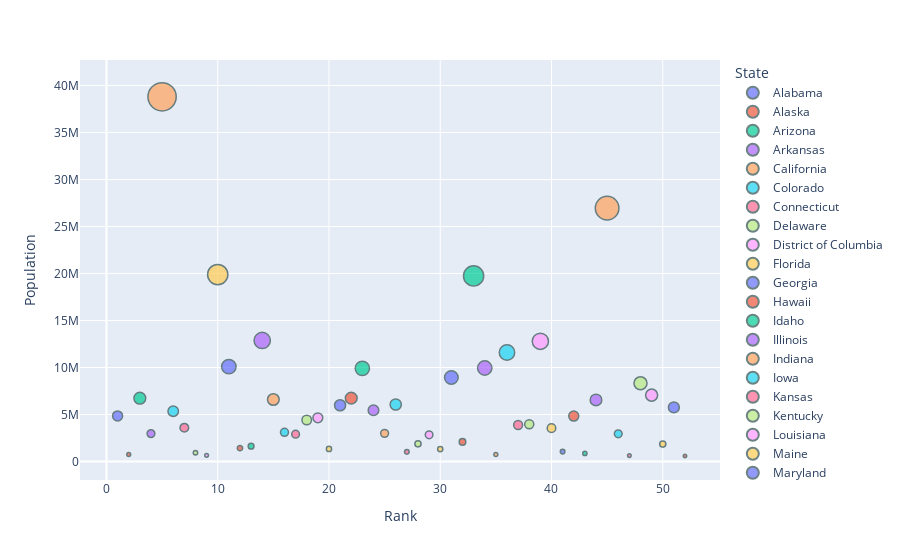

The notebook cell saved with this chart:
### Code cell
import pandas as pd
import plotly.express as px
import numpy as np
import plotly.graph_objects as go

df = pd.read_csv("https://raw.githubusercontent.com/plotly/datasets/master/2014_usa_states.csv")

fig = px.scatter(df, x='Rank', y = 'Population', color= 'State', hover_name= 'Postal', size= 'Population')
fig.update_traces(marker=dict(
                              line=dict(width=1.5,
                                        color='DarkSlateGrey')),
                  selector=dict(mode='markers'))

### Figure 1 — Plotly figure (JSON) as saved in the notebook; plotly's stock layout.template omitted (floating-point values rounded to 4 significant figures)
{"data": [{"hovertemplate": "<b>%{hovertext}</b><br><br>State=Alabama<br>Rank=%{x}<br>Population=%{marker.size}<extra></extra>", "hovertext": ["AL"], "legendgroup": "Alabama", "marker": {"color": "#636efa", "line": {"color": "DarkSlateGrey", "width": 1.5}, "size": [4849377], "sizemode": "area", "sizeref": 97010.0, "symbol": "circle"}, "mode": "markers", "name": "Alabama", "orientation": "v", "showlegend": true, "type": "scatter", "x": [1], "xaxis": "x", "y": [4849377], "yaxis": "y"}, {"hovertemplate": "<b>%{hovertext}</b><br><br>State=Alaska<br>Rank=%{x}<br>Population=%{marker.size}<extra></extra>", "hovertext": ["AK"], "legendgroup": "Alaska", "marker": {"color": "#EF553B", "line": {"color": "DarkSlateGrey", "width": 1.5}, "size": [736732], "sizemode": "area", "sizeref": 97010.0, "symbol": "circle"}, "mode": "markers", "name": "Alaska", "orientation": "v", "showlegend": true, "type": "scatter", "x": [2], "xaxis": "x", "y": [736732], "yaxis": "y"}, {"hovertemplate": "<b>%{hovertext}</b><br><br>State=Arizona<br>Rank=%{x}<br>Population=%{marker.size}<extra></extra>", "hovertext": ["AZ"], "legendgroup": "Arizona", "marker": {"color": "#00cc96", "line": {"color": "DarkSlateGrey", "width": 1.5}, "size": [6731484], "sizemode": "area", "sizeref": 97010.0, "symbol": "circle"}, "mode": "markers", "name": "Arizona", "orientation": "v", "showlegend": true, "type": "scatter", "x": [3], "xaxis": "x", "y": [6731484], "yaxis": "y"}, {"hovertemplate": "<b>%{hovertext}</b><br><br>State=Arkansas<br>Rank=%{x}<br>Population=%{marker.size}<extra></extra>", "hovertext": ["AR"], "legendgroup": "Arkansas", "marker": {"color": "#ab63fa", "line": {"color": "DarkSlateGrey", "width": 1.5}, "size": [2966369], "sizemode": "area", "sizeref": 97010.0, "symbol": "circle"}, "mode": "markers", "name": "Arkansas", "orientation": "v", "showlegend": true, "type": "scatter", "x": [4], "xaxis": "x", "y": [2966369], "yaxis": "y"}, {"hovertemplate": "<b>%{hovertext}</b><br><br>State=California<br>Rank=%{x}<br>Population=%{marker.size}<extra></extra>", "hovertext": ["CA"], "legendgroup": "California", "marker": {"color": "#FFA15A", "line": {"color": "DarkSlateGrey", "width": 1.5}, "size": [38802500], "sizemode": "area", "sizeref": 97010.0, "symbol": "circle"}, "mode": "markers", "name": "California", "orientation": "v", "showlegend": true, "type": "scatter", "x": [5], "xaxis": "x", "y": [38802500], "yaxis": "y"}, {"hovertemplate": "<b>%{hovertext}</b><br><br>State=Colorado<br>Rank=%{x}<br>Population=%{marker.size}<extra></extra>", "hovertext": ["CO"], "legendgroup": "Colorado", "marker": {"color": "#19d3f3", "line": {"color": "DarkSlateGrey", "width": 1.5}, "size": [5355866], "sizemode": "area", "sizeref": 97010.0, "symbol": "circle"}, "mode": "markers", "name": "Colorado", "orientation": "v", "showlegend": true, "type": "scatter", "x": [6], "xaxis": "x", "y": [5355866], "yaxis": "y"}, {"hovertemplate": "<b>%{hovertext}</b><br><br>State=Connecticut<br>Rank=%{x}<br>Population=%{marker.size}<extra></extra>", "hovertext": ["CT"], "legendgroup": "Connecticut", "marker": {"color": "#FF6692", "line": {"color": "DarkSlateGrey", "width": 1.5}, "size": [3596677], "sizemode": "area", "sizeref": 97010.0, "symbol": "circle"}, "mode": "markers", "name": "Connecticut", "orientation": "v", "showlegend": true, "type": "scatter", "x": [7], "xaxis": "x", "y": [3596677], "yaxis": "y"}, {"hovertemplate": "<b>%{hovertext}</b><br><br>State=Delaware<br>Rank=%{x}<br>Population=%{marker.size}<extra></extra>", "hovertext": ["DE"], "legendgroup": "Delaware", "marker": {"color": "#B6E880", "line": {"color": "DarkSlateGrey", "width": 1.5}, "size": [935614], "sizemode": "area", "sizeref": 97010.0, "symbol": "circle"}, "mode": "markers", "name": "Delaware", "orientation": "v", "showlegend": true, "type": "scatter", "x": [8], "xaxis": "x", "y": [935614], "yaxis": "y"}, {"hovertemplate": "<b>%{hovertext}</b><br><br>State=District of Columbia<br>Rank=%{x}<br>Population=%{marker.size}<extra></extra>", "hovertext": ["DC"], "legendgroup": "District of Columbia", "marker": {"color": "#FF97FF", "line": {"color": "DarkSlateGrey", "width": 1.5}, "size": [658893], "sizemode": "area", "sizeref": 97010.0, "symbol": "circle"}, "mode": "markers", "name": "District of Columbia", "orientation": "v", "showlegend": true, "type": "scatter", "x": [9], "xaxis": "x", "y": [658893], "yaxis": "y"}, {"hovertemplate": "<b>%{hovertext}</b><br><br>State=Florida<br>Rank=%{x}<br>Population=%{marker.size}<extra></extra>", "hovertext": ["FL"], "legendgroup": "Florida", "marker": {"color": "#FECB52", "line": {"color": "DarkSlateGrey", "width": 1.5}, "size": [19893297], "sizemode": "area", "sizeref": 97010.0, "symbol": "circle"}, "mode": "markers", "name": "Florida", "orientation": "v", "showlegend": true, "type": "scatter", "x": [10], "xaxis": "x", "y": [19893297], "yaxis": "y"}, {"hovertemplate": "<b>%{hovertext}</b><br><br>State=Georgia<br>Rank=%{x}<br>Population=%{marker.size}<extra></extra>", "hovertext": ["GA"], "legendgroup": "Georgia", "marker": {"color": "#636efa", "line": {"color": "DarkSlateGrey", "width": 1.5}, "size": [10097343], "sizemode": "area", "sizeref": 97010.0, "symbol": "circle"}, "mode": "markers", "name": "Georgia", "orientation": "v", "showlegend": true, "type": "scatter", "x": [11], "xaxis": "x", "y": [10097343], "yaxis": "y"}, {"hovertemplate": "<b>%{hovertext}</b><br><br>State=Hawaii<br>Rank=%{x}<br>Population=%{marker.size}<extra></extra>", "hovertext": ["HI"], "legendgroup": "Hawaii", "marker": {"color": "#EF553B", "line": {"color": "DarkSlateGrey", "width": 1.5}, "size": [1419561], "sizemode": "area", "sizeref": 97010.0, "symbol": "circle"}, "mode": "markers", "name": "Hawaii", "orientation": "v", "showlegend": true, "type": "scatter", "x": [12], "xaxis": "x", "y": [1419561], "yaxis": "y"}, {"hovertemplate": "<b>%{hovertext}</b><br><br>State=Idaho<br>Rank=%{x}<br>Population=%{marker.size}<extra></extra>", "hovertext": ["ID"], "legendgroup": "Idaho", "marker": {"color": "#00cc96", "line": {"color": "DarkSlateGrey", "width": 1.5}, "size": [1634464], "sizemode": "area", "sizeref": 97010.0, "symbol": "circle"}, "mode": "markers", "name": "Idaho", "orientation": "v", "showlegend": true, "type": "scatter", "x": [13], "xaxis": "x", "y": [1634464], "yaxis": "y"}, {"hovertemplate": "<b>%{hovertext}</b><br><br>State=Illinois<br>Rank=%{x}<br>Population=%{marker.size}<extra></extra>", "hovertext": ["IL"], "legendgroup": "Illinois", "marker": {"color": "#ab63fa", "line": {"color": "DarkSlateGrey", "width": 1.5}, "size": [12880580], "sizemode": "area", "sizeref": 97010.0, "symbol": "circle"}, "mode": "markers", "name": "Illinois", "orientation": "v", "showlegend": true, "type": "scatter", "x": [14], "xaxis": "x", "y": [12880580], "yaxis": "y"}, {"hovertemplate": "<b>%{hovertext}</b><br><br>State=Indiana<br>Rank=%{x}<br>Population=%{marker.size}<extra></extra>", "hovertext": ["IN"], "legendgroup": "Indiana", "marker": {"color": "#FFA15A", "line": {"color": "DarkSlateGrey", "width": 1.5}, "size": [6596855], "sizemode": "area", "sizeref": 97010.0, "symbol": "circle"}, "mode": "markers", "name": "Indiana", "orientation": "v", "showlegend": true, "type": "scatter", "x": [15], "xaxis": "x", "y": [6596855], "yaxis": "y"}, {"hovertemplate": "<b>%{hovertext}</b><br><br>State=Iowa<br>Rank=%{x}<br>Population=%{marker.size}<extra></extra>", "hovertext": ["IA"], "legendgroup": "Iowa", "marker": {"color": "#19d3f3", "line": {"color": "DarkSlateGrey", "width": 1.5}, "size": [3107126], "sizemode": "area", "sizeref": 97010.0, "symbol": "circle"}, "mode": "markers", "name": "Iowa", "orientation": "v", "showlegend": true, "type": "scatter", "x": [16], "xaxis": "x", "y": [3107126], "yaxis": "y"}, {"hovertemplate": "<b>%{hovertext}</b><br><br>State=Kansas<br>Rank=%{x}<br>Population=%{marker.size}<extra></extra>", "hovertext": ["KS"], "legendgroup": "Kansas", "marker": {"color": "#FF6692", "line": {"color": "DarkSlateGrey", "width": 1.5}, "size": [2904021], "sizemode": "area", "sizeref": 97010.0, "symbol": "circle"}, "mode": "markers", "name": "Kansas", "orientation": "v", "showlegend": true, "type": "scatter", "x": [17], "xaxis": "x", "y": [2904021], "yaxis": "y"}, {"hovertemplate": "<b>%{hovertext}</b><br><br>State=Kentucky<br>Rank=%{x}<br>Population=%{marker.size}<extra></extra>", "hovertext": ["KY"], "legendgroup": "Kentucky", "marker": {"color": "#B6E880", "line": {"color": "DarkSlateGrey", "width": 1.5}, "size": [4413457], "sizemode": "area", "sizeref": 97010.0, "symbol": "circle"}, "mode": "markers", "name": "Kentucky", "orientation": "v", "showlegend": true, "type": "scatter", "x": [18], "xaxis": "x", "y": [4413457], "yaxis": "y"}, {"hovertemplate": "<b>%{hovertext}</b><br><br>State=Louisiana<br>Rank=%{x}<br>Population=%{marker.size}<extra></extra>", "hovertext": ["LA"], "legendgroup": "Louisiana", "marker": {"color": "#FF97FF", "line": {"color": "DarkSlateGrey", "width": 1.5}, "size": [4649676], "sizemode": "area", "sizeref": 97010.0, "symbol": "circle"}, "mode": "markers", "name": "Louisiana", "orientation": "v", "showlegend": true, "type": "scatter", "x": [19], "xaxis": "x", "y": [4649676], "yaxis": "y"}, {"hovertemplate": "<b>%{hovertext}</b><br><br>State=Maine<br>Rank=%{x}<br>Population=%{marker.size}<extra></extra>", "hovertext": ["ME"], "legendgroup": "Maine", "marker": {"color": "#FECB52", "line": {"color": "DarkSlateGrey", "width": 1.5}, "size": [1330089], "sizemode": "area", "sizeref": 97010.0, "symbol": "circle"}, "mode": "markers", "name": "Maine", "orientation": "v", "showlegend": true, "type": "scatter", "x": [20], "xaxis": "x", "y": [1330089], "yaxis": "y"}, {"hovertemplate": "<b>%{hovertext}</b><br><br>State=Maryland<br>Rank=%{x}<br>Population=%{marker.size}<extra></extra>", "hovertext": ["MD"], "legendgroup": "Maryland", "marker": {"color": "#636efa", "line": {"color": "DarkSlateGrey", "width": 1.5}, "size": [5976407], "sizemode": "area", "sizeref": 97010.0, "symbol": "circle"}, "mode": "markers", "name": "Maryland", "orientation": "v", "showlegend": true, "type": "scatter", "x": [21], "xaxis": "x", "y": [5976407], "yaxis": "y"}, {"hovertemplate": "<b>%{hovertext}</b><br><br>State=Massachusetts<br>Rank=%{x}<br>Population=%{marker.size}<extra></extra>", "hovertext": ["MA"], "legendgroup": "Massachusetts", "marker": {"color": "#EF553B", "line": {"color": "DarkSlateGrey", "width": 1.5}, "size": [6745408], "sizemode": "area", "sizeref": 97010.0, "symbol": "circle"}, "mode": "markers", "name": "Massachusetts", "orientation": "v", "showlegend": true, "type": "scatter", "x": [22], "xaxis": "x", "y": [6745408], "yaxis": "y"}, {"hovertemplate": "<b>%{hovertext}</b><br><br>State=Michigan<br>Rank=%{x}<br>Population=%{marker.size}<extra></extra>", "hovertext": ["MI"], "legendgroup": "Michigan", "marker": {"color": "#00cc96", "line": {"color": "DarkSlateGrey", "width": 1.5}, "size": [9909877], "sizemode": "area", "sizeref": 97010.0, "symbol": "circle"}, "mode": "markers", "name": "Michigan", "orientation": "v", "showlegend": true, "type": "scatter", "x": [23], "xaxis": "x", "y": [9909877], "yaxis": "y"}, {"hovertemplate": "<b>%{hovertext}</b><br><br>State=Minnesota<br>Rank=%{x}<br>Population=%{marker.size}<extra></extra>", "hovertext": ["MN"], "legendgroup": "Minnesota", "marker": {"color": "#ab63fa", "line": {"color": "DarkSlateGrey", "width": 1.5}, "size": [5457173], "sizemode": "area", "sizeref": 97010.0, "symbol": "circle"}, "mode": "markers", "name": "Minnesota", "orientation": "v", "showlegend": true, "type": "scatter", "x": [24], "xaxis": "x", "y": [5457173], "yaxis": "y"}, {"hovertemplate": "<b>%{hovertext}</b><br><br>State=Mississippi<br>Rank=%{x}<br>Population=%{marker.size}<extra></extra>", "hovertext": ["MS"], "legendgroup": "Mississippi", "marker": {"color": "#FFA15A", "line": {"color": "DarkSlateGrey", "width": 1.5}, "size": [2994079], "sizemode": "area", "sizeref": 97010.0, "symbol": "circle"}, "mode": "markers", "name": "Mississippi", "orientation": "v", "showlegend": true, "type": "scatter", "x": [25], "xaxis": "x", "y": [2994079], "yaxis": "y"}, {"hovertemplate": "<b>%{hovertext}</b><br><br>State=Missouri<br>Rank=%{x}<br>Population=%{marker.size}<extra></extra>", "hovertext": ["MO"], "legendgroup": "Missouri", "marker": {"color": "#19d3f3", "line": {"color": "DarkSlateGrey", "width": 1.5}, "size": [6063589], "sizemode": "area", "sizeref": 97010.0, "symbol": "circle"}, "mode": "markers", "name": "Missouri", "orientation": "v", "showlegend": true, "type": "scatter", "x": [26], "xaxis": "x", "y": [6063589], "yaxis": "y"}, {"hovertemplate": "<b>%{hovertext}</b><br><br>State=Montana<br>Rank=%{x}<br>Population=%{marker.size}<extra></extra>", "hovertext": ["MT"], "legendgroup": "Montana", "marker": {"color": "#FF6692", "line": {"color": "DarkSlateGrey", "width": 1.5}, "size": [1023579], "sizemode": "area", "sizeref": 97010.0, "symbol": "circle"}, "mode": "markers", "name": "Montana", "orientation": "v", "showlegend": true, "type": "scatter", "x": [27], "xaxis": "x", "y": [1023579], "yaxis": "y"}, {"hovertemplate": "<b>%{hovertext}</b><br><br>State=Nebraska<br>Rank=%{x}<br>Population=%{marker.size}<extra></extra>", "hovertext": ["NE"], "legendgroup": "Nebraska", "marker": {"color": "#B6E880", "line": {"color": "DarkSlateGrey", "width": 1.5}, "size": [1881503], "sizemode": "area", "sizeref": 97010.0, "symbol": "circle"}, "mode": "markers", "name": "Nebraska", "orientation": "v", "showlegend": true, "type": "scatter", "x": [28], "xaxis": "x", "y": [1881503], "yaxis": "y"}, {"hovertemplate": "<b>%{hovertext}</b><br><br>State=Nevada<br>Rank=%{x}<br>Population=%{marker.size}<extra></extra>", "hovertext": ["NV"], "legendgroup": "Nevada", "marker": {"color": "#FF97FF", "line": {"color": "DarkSlateGrey", "width": 1.5}, "size": [2839098], "sizemode": "area", "sizeref": 97010.0, "symbol": "circle"}, "mode": "markers", "name": "Nevada", "orientation": "v", "showlegend": true, "type": "scatter", "x": [29], "xaxis": "x", "y": [2839098], "yaxis": "y"}, {"hovertemplate": "<b>%{hovertext}</b><br><br>State=New Hampshire<br>Rank=%{x}<br>Population=%{marker.size}<extra></extra>", "hovertext": ["NH"], "legendgroup": "New Hampshire", "marker": {"color": "#FECB52", "line": {"color": "DarkSlateGrey", "width": 1.5}, "size": [1326813], "sizemode": "area", "sizeref": 97010.0, "symbol": "circle"}, "mode": "markers", "name": "New Hampshire", "orientation": "v", "showlegend": true, "type": "scatter", "x": [30], "xaxis": "x", "y": [1326813], "yaxis": "y"}, {"hovertemplate": "<b>%{hovertext}</b><br><br>State=New Jersey<br>Rank=%{x}<br>Population=%{marker.size}<extra></extra>", "hovertext": ["NJ"], "legendgroup": "New Jersey", "marker": {"color": "#636efa", "line": {"color": "DarkSlateGrey", "width": 1.5}, "size": [8938175], "sizemode": "area", "sizeref": 97010.0, "symbol": "circle"}, "mode": "markers", "name": "New Jersey", "orientation": "v", "showlegend": true, "type": "scatter", "x": [31], "xaxis": "x", "y": [8938175], "yaxis": "y"}, {"hovertemplate": "<b>%{hovertext}</b><br><br>State=New Mexico<br>Rank=%{x}<br>Population=%{marker.size}<extra></extra>", "hovertext": ["NM"], "legendgroup": "New Mexico", "marker": {"color": "#EF553B", "line": {"color": "DarkSlateGrey", "width": 1.5}, "size": [2085572], "sizemode": "area", "sizeref": 97010.0, "symbol": "circle"}, "mode": "markers", "name": "New Mexico", "orientation": "v", "showlegend": true, "type": "scatter", "x": [32], "xaxis": "x", "y": [2085572], "yaxis": "y"}, {"hovertemplate": "<b>%{hovertext}</b><br><br>State=New York<br>Rank=%{x}<br>Population=%{marker.size}<extra></extra>", "hovertext": ["NY"], "legendgroup": "New York", "marker": {"color": "#00cc96", "line": {"color": "DarkSlateGrey", "width": 1.5}, "size": [19746227], "sizemode": "area", "sizeref": 97010.0, "symbol": "circle"}, "mode": "markers", "name": "New York", "orientation": "v", "showlegend": true, "type": "scatter", "x": [33], "xaxis": "x", "y": [19746227], "yaxis": "y"}, {"hovertemplate": "<b>%{hovertext}</b><br><br>State=North Carolina<br>Rank=%{x}<br>Population=%{marker.size}<extra></extra>", "hovertext": ["NC"], "legendgroup": "North Carolina", "marker": {"color": "#ab63fa", "line": {"color": "DarkSlateGrey", "width": 1.5}, "size": [9943964], "sizemode": "area", "sizeref": 97010.0, "symbol": "circle"}, "mode": "markers", "name": "North Carolina", "orientation": "v", "showlegend": true, "type": "scatter", "x": [34], "xaxis": "x", "y": [9943964], "yaxis": "y"}, {"hovertemplate": "<b>%{hovertext}</b><br><br>State=North Dakota<br>Rank=%{x}<br>Population=%{marker.size}<extra></extra>", "hovertext": ["ND"], "legendgroup": "North Dakota", "marker": {"color": "#FFA15A", "line": {"color": "DarkSlateGrey", "width": 1.5}, "size": [739482], "sizemode": "area", "sizeref": 97010.0, "symbol": "circle"}, "mode": "markers", "name": "North Dakota", "orientation": "v", "showlegend": true, "type": "scatter", "x": [35], "xaxis": "x", "y": [739482], "yaxis": "y"}, {"hovertemplate": "<b>%{hovertext}</b><br><br>State=Ohio<br>Rank=%{x}<br>Population=%{marker.size}<extra></extra>", "hovertext": ["OH"], "legendgroup": "Ohio", "marker": {"color": "#19d3f3", "line": {"color": "DarkSlateGrey", "width": 1.5}, "size": [11594163], "sizemode": "area", "sizeref": 97010.0, "symbol": "circle"}, "mode": "markers", "name": "Ohio", "orientation": "v", "showlegend": true, "type": "scatter", "x": [36], "xaxis": "x", "y": [11594163], "yaxis": "y"}, {"hovertemplate": "<b>%{hovertext}</b><br><br>State=Oklahoma<br>Rank=%{x}<br>Population=%{marker.size}<extra></extra>", "hovertext": ["OK"], "legendgroup": "Oklahoma", "marker": {"color": "#FF6692", "line": {"color": "DarkSlateGrey", "width": 1.5}, "size": [3878051], "sizemode": "area", "sizeref": 97010.0, "symbol": "circle"}, "mode": "markers", "name": "Oklahoma", "orientation": "v", "showlegend": true, "type": "scatter", "x": [37], "xaxis": "x", "y": [3878051], "yaxis": "y"}, {"hovertemplate": "<b>%{hovertext}</b><br><br>State=Oregon<br>Rank=%{x}<br>Population=%{marker.size}<extra></extra>", "hovertext": ["OR"], "legendgroup": "Oregon", "marker": {"color": "#B6E880", "line": {"color": "DarkSlateGrey", "width": 1.5}, "size": [3970239], "sizemode": "area", "sizeref": 97010.0, "symbol": "circle"}, "mode": "markers", "name": "Oregon", "orientation": "v", "showlegend": true, "type": "scatter", "x": [38], "xaxis": "x", "y": [3970239], "yaxis": "y"}, {"hovertemplate": "<b>%{hovertext}</b><br><br>State=Pennsylvania<br>Rank=%{x}<br>Population=%{marker.size}<extra></extra>", "hovertext": ["PA"], "legendgroup": "Pennsylvania", "marker": {"color": "#FF97FF", "line": {"color": "DarkSlateGrey", "width": 1.5}, "size": [12787209], "sizemode": "area", "sizeref": 97010.0, "symbol": "circle"}, "mode": "markers", "name": "Pennsylvania", "orientation": "v", "showlegend": true, "type": "scatter", "x": [39], "xaxis": "x", "y": [12787209], "yaxis": "y"}, {"hovertemplate": "<b>%{hovertext}</b><br><br>State=Puerto Rico<br>Rank=%{x}<br>Population=%{marker.size}<extra></extra>", "hovertext": ["PR"], "legendgroup": "Puerto Rico", "marker": {"color": "#FECB52", "line": {"color": "DarkSlateGrey", "width": 1.5}, "size": [3548397], "sizemode": "area", "sizeref": 97010.0, "symbol": "circle"}, "mode": "markers", "name": "Puerto Rico", "orientation": "v", "showlegend": true, "type": "scatter", "x": [40], "xaxis": "x", "y": [3548397], "yaxis": "y"}, {"hovertemplate": "<b>%{hovertext}</b><br><br>State=Rhode Island<br>Rank=%{x}<br>Population=%{marker.size}<extra></extra>", "hovertext": ["RI"], "legendgroup": "Rhode Island", "marker": {"color": "#636efa", "line": {"color": "DarkSlateGrey", "width": 1.5}, "size": [1055173], "sizemode": "area", "sizeref": 97010.0, "symbol": "circle"}, "mode": "markers", "name": "Rhode Island", "orientation": "v", "showlegend": true, "type": "scatter", "x": [41], "xaxis": "x", "y": [1055173], "yaxis": "y"}, {"hovertemplate": "<b>%{hovertext}</b><br><br>State=South Carolina<br>Rank=%{x}<br>Population=%{marker.size}<extra></extra>", "hovertext": ["SC"], "legendgroup": "South Carolina", "marker": {"color": "#EF553B", "line": {"color": "DarkSlateGrey", "width": 1.5}, "size": [4832482], "sizemode": "area", "sizeref": 97010.0, "symbol": "circle"}, "mode": "markers", "name": "South Carolina", "orientation": "v", "showlegend": true, "type": "scatter", "x": [42], "xaxis": "x", "y": [4832482], "yaxis": "y"}, {"hovertemplate": "<b>%{hovertext}</b><br><br>State=South Dakota<br>Rank=%{x}<br>Population=%{marker.size}<extra></extra>", "hovertext": ["SD"], "legendgroup": "South Dakota", "marker": {"color": "#00cc96", "line": {"color": "DarkSlateGrey", "width": 1.5}, "size": [853175], "sizemode": "area", "sizeref": 97010.0, "symbol": "circle"}, "mode": "markers", "name": "South Dakota", "orientation": "v", "showlegend": true, "type": "scatter", "x": [43], "xaxis": "x", "y": [853175], "yaxis": "y"}, {"hovertemplate": "<b>%{hovertext}</b><br><br>State=Tennessee<br>Rank=%{x}<br>Population=%{marker.size}<extra></extra>", "hovertext": ["TN"], "legendgroup": "Tennessee", "marker": {"color": "#ab63fa", "line": {"color": "DarkSlateGrey", "width": 1.5}, "size": [6549352], "sizemode": "area", "sizeref": 97010.0, "symbol": "circle"}, "mode": "markers", "name": "Tennessee", "orientation": "v", "showlegend": true, "type": "scatter", "x": [44], "xaxis": "x", "y": [6549352], "yaxis": "y"}, {"hovertemplate": "<b>%{hovertext}</b><br><br>State=Texas<br>Rank=%{x}<br>Population=%{marker.size}<extra></extra>", "hovertext": ["TX"], "legendgroup": "Texas", "marker": {"color": "#FFA15A", "line": {"color": "DarkSlateGrey", "width": 1.5}, "size": [26956958], "sizemode": "area", "sizeref": 97010.0, "symbol": "circle"}, "mode": "markers", "name": "Texas", "orientation": "v", "showlegend": true, "type": "scatter", "x": [45], "xaxis": "x", "y": [26956958], "yaxis": "y"}, {"hovertemplate": "<b>%{hovertext}</b><br><br>State=Utah<br>Rank=%{x}<br>Population=%{marker.size}<extra></extra>", "hovertext": ["UT"], "legendgroup": "Utah", "marker": {"color": "#19d3f3", "line": {"color": "DarkSlateGrey", "width": 1.5}, "size": [2942902], "sizemode": "area", "sizeref": 97010.0, "symbol": "circle"}, "mode": "markers", "name": "Utah", "orientation": "v", "showlegend": true, "type": "scatter", "x": [46], "xaxis": "x", "y": [2942902], "yaxis": "y"}, {"hovertemplate": "<b>%{hovertext}</b><br><br>State=Vermont<br>Rank=%{x}<br>Population=%{marker.size}<extra></extra>", "hovertext": ["VT"], "legendgroup": "Vermont", "marker": {"color": "#FF6692", "line": {"color": "DarkSlateGrey", "width": 1.5}, "size": [626562], "sizemode": "area", "sizeref": 97010.0, "symbol": "circle"}, "mode": "markers", "name": "Vermont", "orientation": "v", "showlegend": true, "type": "scatter", "x": [47], "xaxis": "x", "y": [626562], "yaxis": "y"}, {"hovertemplate": "<b>%{hovertext}</b><br><br>State=Virginia<br>Rank=%{x}<br>Population=%{marker.size}<extra></extra>", "hovertext": ["VA"], "legendgroup": "Virginia", "marker": {"color": "#B6E880", "line": {"color": "DarkSlateGrey", "width": 1.5}, "size": [8326289], "sizemode": "area", "sizeref": 97010.0, "symbol": "circle"}, "mode": "markers", "name": "Virginia", "orientation": "v", "showlegend": true, "type": "scatter", "x": [48], "xaxis": "x", "y": [8326289], "yaxis": "y"}, {"hovertemplate": "<b>%{hovertext}</b><br><br>State=Washington<br>Rank=%{x}<br>Population=%{marker.size}<extra></extra>", "hovertext": ["WA"], "legendgroup": "Washington", "marker": {"color": "#FF97FF", "line": {"color": "DarkSlateGrey", "width": 1.5}, "size": [7061530], "sizemode": "area", "sizeref": 97010.0, "symbol": "circle"}, "mode": "markers", "name": "Washington", "orientation": "v", "showlegend": true, "type": "scatter", "x": [49], "xaxis": "x", "y": [7061530], "yaxis": "y"}, {"hovertemplate": "<b>%{hovertext}</b><br><br>State=West Virginia<br>Rank=%{x}<br>Population=%{marker.size}<extra></extra>", "hovertext": ["WV"], "legendgroup": "West Virginia", "marker": {"color": "#FECB52", "line": {"color": "DarkSlateGrey", "width": 1.5}, "size": [1850326], "sizemode": "area", "sizeref": 97010.0, "symbol": "circle"}, "mode": "markers", "name": "West Virginia", "orientation": "v", "showlegend": true, "type": "scatter", "x": [50], "xaxis": "x", "y": [1850326], "yaxis": "y"}, {"hovertemplate": "<b>%{hovertext}</b><br><br>State=Wisconsin<br>Rank=%{x}<br>Population=%{marker.size}<extra></extra>", "hovertext": ["WI"], "legendgroup": "Wisconsin", "marker": {"color": "#636efa", "line": {"color": "DarkSlateGrey", "width": 1.5}, "size": [5757564], "sizemode": "area", "sizeref": 97010.0, "symbol": "circle"}, "mode": "markers", "name": "Wisconsin", "orientation": "v", "showlegend": true, "type": "scatter", "x": [51], "xaxis": "x", "y": [5757564], "yaxis": "y"}, {"hovertemplate": "<b>%{hovertext}</b><br><br>State=Wyoming<br>Rank=%{x}<br>Population=%{marker.size}<extra></extra>", "hovertext": ["WY"], "legendgroup": "Wyoming", "marker": {"color": "#EF553B", "line": {"color": "DarkSlateGrey", "width": 1.5}, "size": [584153], "sizemode": "area", "sizeref": 97010.0, "symbol": "circle"}, "mode": "markers", "name": "Wyoming", "orientation": "v", "showlegend": true, "type": "scatter", "x": [52], "xaxis": "x", "y": [584153], "yaxis": "y"}], "layout": {"legend": {"itemsizing": "constant", "title": {"text": "State"}, "tracegroupgap": 0}, "margin": {"t": 60}, "xaxis": {"anchor": "y", "domain": [0, 1], "title": {"text": "Rank"}}, "yaxis": {"anchor": "x", "domain": [0, 1], "title": {"text": "Population"}}}}
